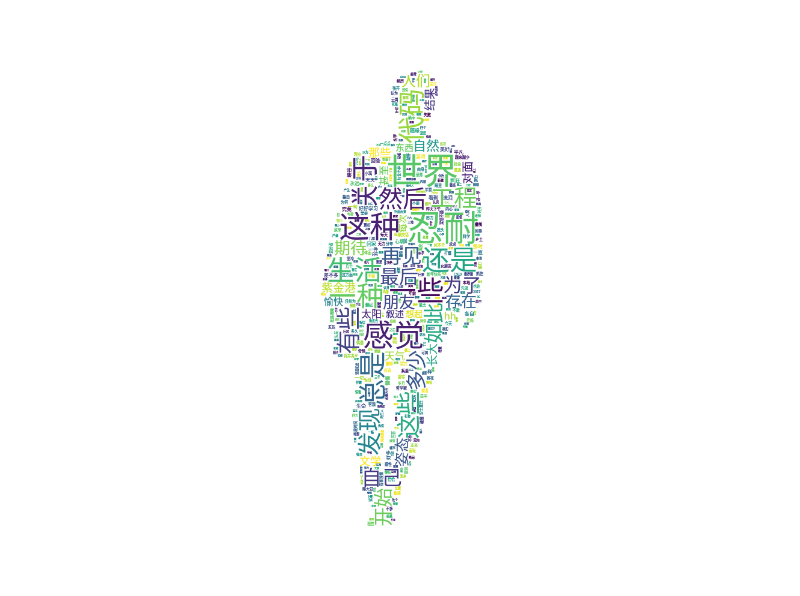
#> input picture qqzone/images/7.PNG, 800 x 596 px, found by its file name; its folder holds only this picture in this run
$ python trim.py   (older library calls are emulated)
#> lines starting #> are read from the running program, lines starting #| are printed output that depends on the picture
from PIL import Image, ImageFilter
import random
import argparse
import os


nrow, ncol, uw, uh, path = 4, 8, 200, 200, './images'
backend = Image.new('RGBA', (ncol*uw, nrow*uh))
#> backend: PIL image 1600x800 RGBA; every value is 0
files = os.listdir('{}'.format(path))
random.shuffle(files)

for x in range(nrow):
    for y in range(ncol):
        file = files[ncol * x + y]
        t = Image.open("{}\\{}".format(path, file)).resize((uw, uh), Image.ANTIALIAS)
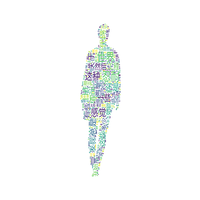
#> t: PIL image 200x200 RGBA; mean R, G, B, A 249.2, 250.9, 250.2, 255
        backend.paste(t, (y * uw, x * uh))
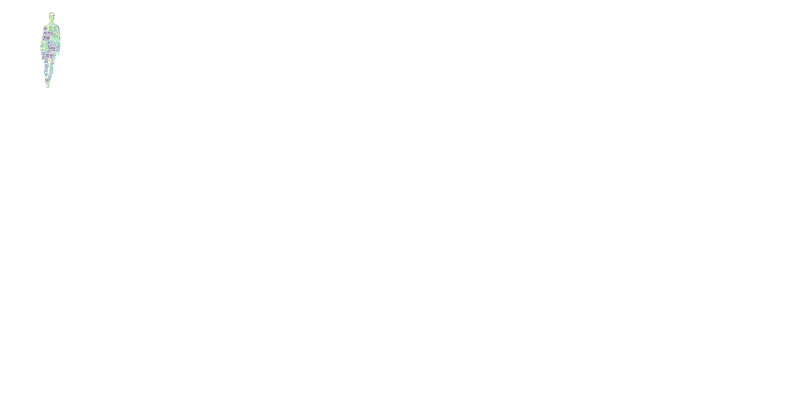
#> backend: PIL image 1600x800 RGBA (shown at 1/2 size); mean R, G, B, A 7.8, 7.8, 7.8, 8; transparent parts drawn white
#> (the run stopped early here; a loop or call above may not have finished)
